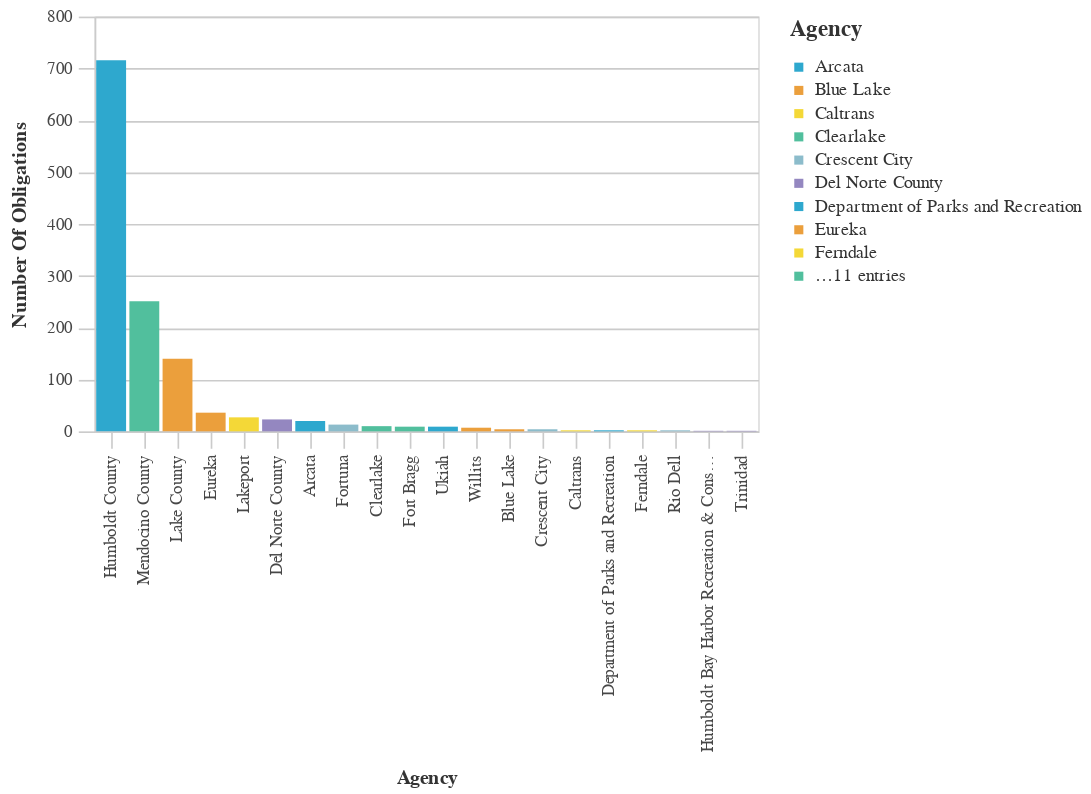

This figure's notebook cell:
### Markdown cell above
### Agencies With The Most Obligations

### Code cell
#Bar chart Agencies With The Most Obligations
chart_df = (df_top>>filter(_.variable=='primary_agency_name')).rename(columns={"value":"Agency",
                                 "count":"Number of Obligations"})
chart2 = (_dla_utils.basic_bar_chart_no_save(chart_df, 'Agency', 'Number of Obligations', 'Agency', district))
    

display(chart2)

### Figure 1 — Vega-Lite specification as saved in the notebook (floating-point values rounded to 4 significant figures)
{"config": {"view": {"continuousWidth": 400, "continuousHeight": 300}, "axis": {"domainColor": "#cbcbcb", "grid": true, "gridColor": "#cbcbcb", "gridWidth": 1, "labelColor": "#474747", "labelFont": "Nunito Sans", "labelFontSize": 10, "labelPadding": 4, "tickColor": "#cbcbcb", "tickSize": 10, "titleColor": "#333", "titleFont": "Raleway", "titleFontSize": 12, "titlePadding": 10}, "axisBand": {"grid": false}, "background": "white", "font": "Raleway", "header": {"labelFont": "Nunito Sans", "titleFont": "Raleway"}, "legend": {"labelColor": "#333", "labelFont": "Nunito Sans", "labelFontSize": 11, "labelLimit": 0, "padding": 1, "symbolSize": 30, "symbolType": "square", "titleColor": "#333", "titleFont": "Raleway", "titleFontSize": 14, "titlePadding": 10}, "title": {"anchor": "middle", "font": "Raleway", "fontSize": 18, "fontWeight": 300, "offset": 20}}, "data": {"name": "data-f0649c5f1a03ba51edae83ff96b1c01d"}, "mark": "bar", "encoding": {"color": {"field": "Agency", "legend": {"symbolLimit": 10, "title": "Agency"}, "scale": {"range": ["#2EA8CE", "#EB9F3C", "#F4D837", "#51BF9D", "#8CBCCB", "#9487C0"]}, "type": "nominal"}, "tooltip": [{"field": "Agency", "title": "Agency", "type": "nominal"}, {"field": "Number of Obligations", "title": "Number Of Obligations", "type": "quantitative"}], "x": {"field": "Agency", "sort": "-y", "title": "Agency", "type": "nominal"}, "y": {"field": "Number of Obligations", "title": "Number Of Obligations", "type": "quantitative"}}, "height": 250, "width": 400, "$schema": "https://vega.github.io/schema/vega-lite/v4.17.0.json", "datasets": {"data-f0649c5f1a03ba51edae83ff96b1c01d": [{"Agency": "Humboldt County", "Number of Obligations": 716, "variable": "primary_agency_name"}, {"Agency": "Mendocino County", "Number of Obligations": 251, "variable": "primary_agency_name"}, {"Agency": "Lake County", "Number of Obligations": 140, "variable": "primary_agency_name"}, {"Agency": "Eureka", "Number of Obligations": 36, "variable": "primary_agency_name"}, {"Agency": "Lakeport", "Number of Obligations": 27, "variable": "primary_agency_name"}, {"Agency": "Del Norte County", "Number of Obligations": 23, "variable": "primary_agency_name"}, {"Agency": "Arcata", "Number of Obligations": 20, "variable": "primary_agency_name"}, {"Agency": "Fortuna", "Number of Obligations": 13, "variable": "primary_agency_name"}, {"Agency": "Clearlake", "Number of Obligations": 10, "variable": "primary_agency_name"}, {"Agency": "Fort Bragg", "Number of Obligations": 9, "variable": "primary_agency_name"}, {"Agency": "Ukiah", "Number of Obligations": 9, "variable": "primary_agency_name"}, {"Agency": "Willits", "Number of Obligations": 7, "variable": "primary_agency_name"}, {"Agency": "Blue Lake", "Number of Obligations": 4, "variable": "primary_agency_name"}, {"Agency": "Crescent City", "Number of Obligations": 4, "variable": "primary_agency_name"}, {"Agency": "Caltrans", "Number of Obligations": 2, "variable": "primary_agency_name"}, {"Agency": "Department of Parks and Recreation", "Number of Obligations": 2, "variable": "primary_agency_name"}, {"Agency": "Ferndale", "Number of Obligations": 2, "variable": "primary_agency_name"}, {"Agency": "Rio Dell", "Number of Obligations": 2, "variable": "primary_agency_name"}, {"Agency": "Humboldt Bay Harbor Recreation & Conservation District", "Number of Obligations": 1, "variable": "primary_agency_name"}, {"Agency": "Trinidad", "Number of Obligations": 1, "variable": "primary_agency_name"}]}}
